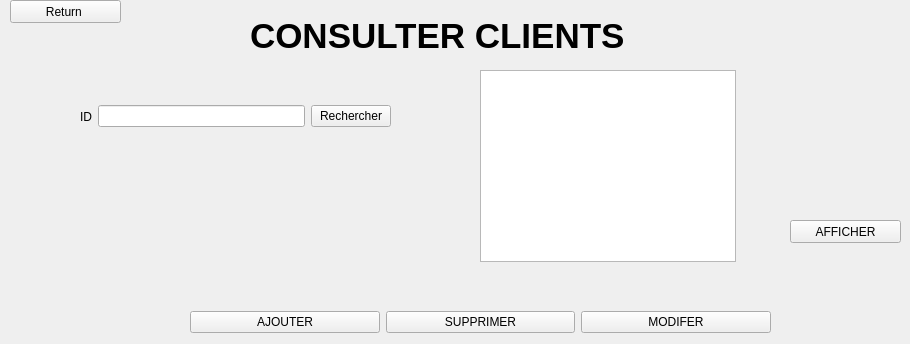
      <widget class="QWidget" name="page_63">
       <widget class="QLabel" name="label_173">
        <property name="geometry">
         <rect>
          <x>250</x>
          <y>10</y>
          <width>411</width>
          <height>51</height>
         </rect>
        </property>
        <property name="font">
         <font>
          <pointsize>26</pointsize>
          <weight>75</weight>
          <bold>true</bold>
         </font>
        </property>
        <property name="text">
         <string>CONSULTER CLIENTS</string>
        </property>
       </widget>
       <widget class="QPushButton" name="pushButton_321">
        <property name="geometry">
         <rect>
          <x>10</x>
          <y>0</y>
          <width>111</width>
          <height>23</height>
         </rect>
        </property>
        <property name="text">
         <string>Return </string>
        </property>
       </widget>
       <widget class="QWidget" name="layoutWidget_87">
        <property name="geometry">
         <rect>
          <x>190</x>
          <y>310</y>
          <width>581</width>
          <height>25</height>
         </rect>
        </property>
        <layout class="QHBoxLayout" name="horizontalLayout_20">
         <item>
          <widget class="QPushButton" name="pushButton_322">
           <property name="text">
            <string>AJOUTER</string>
           </property>
          </widget>
         </item>
         <item>
          <widget class="QPushButton" name="pushButton_323">
           <property name="text">
            <string>SUPPRIMER</string>
           </property>
          </widget>
         </item>
         <item>
          <widget class="QPushButton" name="pushButton_324">
           <property name="text">
            <string>MODIFER</string>
           </property>
          </widget>
         </item>
        </layout>
       </widget>
       <widget class="QTableView" name="tableView_28">
        <property name="geometry">
         <rect>
          <x>480</x>
          <y>70</y>
          <width>256</width>
          <height>192</height>
         </rect>
        </property>
       </widget>
       <widget class="QPushButton" name="pushButton_325">
        <property name="geometry">
         <rect>
          <x>790</x>
          <y>220</y>
          <width>111</width>
          <height>23</height>
         </rect>
        </property>
        <property name="text">
         <string>AFFICHER</string>
        </property>
       </widget>
       <widget class="QWidget" name="layoutWidget_88">
        <property name="geometry">
         <rect>
          <x>80</x>
          <y>80</y>
          <width>311</width>
          <height>73</height>
         </rect>
        </property>
        <layout class="QHBoxLayout" name="horizontalLayout_21">
         <item>
          <widget class="QLabel" name="label_174">
           <property name="text">
            <string>ID</string>
           </property>
          </widget>
         </item>
         <item>
          <widget class="QLineEdit" name="lineEdit_126"/>
         </item>
         <item>
          <widget class="QPushButton" name="pushButton_326">
           <property name="text">
            <string>Rechercher</string>
           </property>
          </widget>
         </item>
        </layout>
       </widget>
      </widget>
